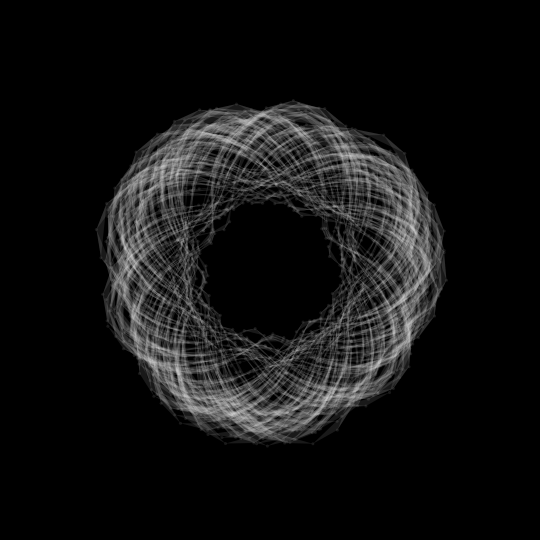
Frame 1 (no input)
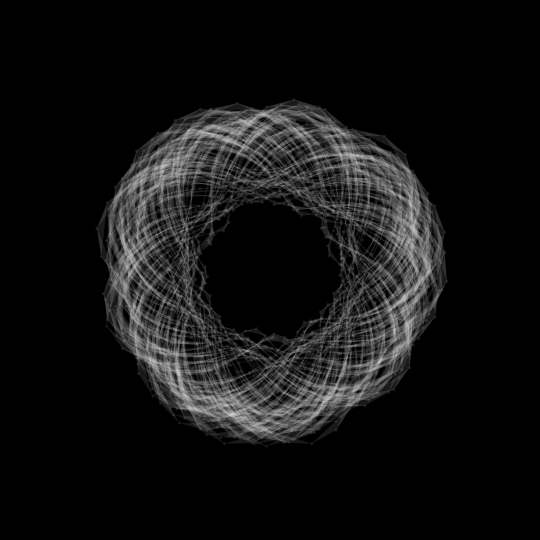
Frame 60 (no input)
Frame 120 (the mouse pressed at the canvas centre since frame 60): identical to frame 60, image omitted

The p5.js sketch that drew these frames (run headless with seeded random() and noise() and a simulated clock; from frame 60 on, the mouse is pressed at the canvas centre):

// p5.js sketch
// ── sketch.js
var num = 40,
    circles = 80,
    frames = 60,
    theta = 0,
    data = 0

function setup() {
    createCanvas(540, 540)
}

function draw() {
    randomSeed(1)
    background(0)
    noStroke()
    var angle = 0
    for (let j = 0; j < circles; j++) {
        fill(255, 25)
        var r = random(TWO_PI)
        beginShape(TRIANGLE_STRIP)
        var r2 = random(30, 50)
        for (let i = 0; i < num; i++) {
            angle = TWO_PI / num * i + r
            var offSet = TWO_PI / num * i
            d = 120 + cos(offSet * 3) * r2
            x = width / 2 + sin(theta + offSet) * 10 + sin(angle) * d
            y = height / 2 + cos(theta + offSet) * 10 + cos(angle) * d
            vertex(x, y)
            ellipse(x, y, 3, 3)
        }
        endShape(CLOSE)
    }
    theta += TWO_PI / frames
        //if (frameCount <= frames) saveFrame("imge-###.gif");
}
